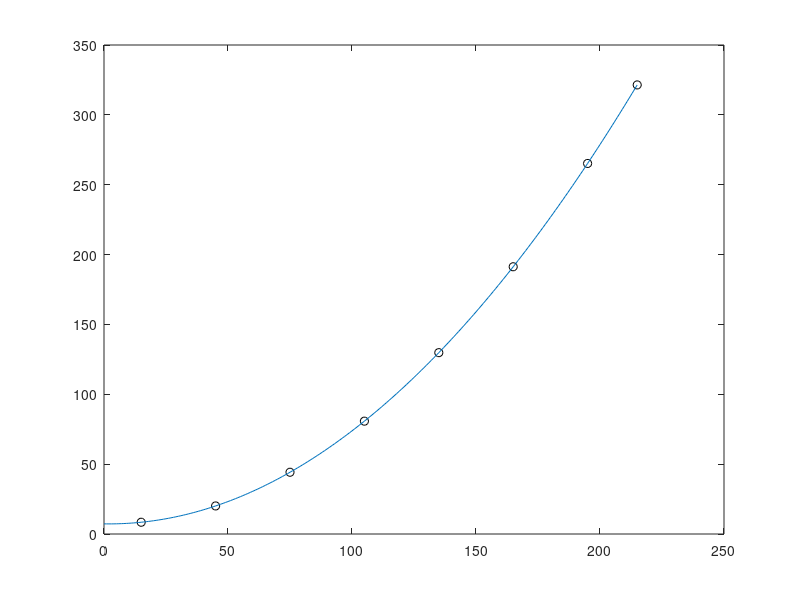

MATLAB code to generate this figure:
xVal=[15,45,75,105,135,165,195,215];
yVal = [8.3,19.7,44.4,83.2,127.1,190.9,266.6,321.0];
P = polyfit(xVal,yVal,2)
t=[15,45,75,105,135,165,195,215];
y=polyval(P,t);
t2=0:215;
y2=polyval(P,t2);
plot(t,y,'ko',t2,y2)
